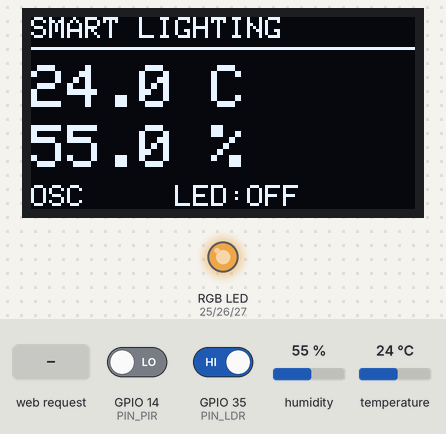
Recording of a sketch running on a simulated ESP32. On the bench: 128×64 one-colour display, an RGB LED mixed from three pins (HIGH = lit). The inputs (shaded band) are chosen by the test bench; at power-on: humidity 55 %, GPIO 14 (PIN_PIR) LOW, GPIO 35 (PIN_LDR) HIGH, temperature 24 °C. Dim RGB values are drawn brighter than linear; WiFi joins after 1.5 s; servers stay silent unless stated; what the sketch prints to the serial monitor is not drawn.

Above: at 3.6 s.
3.7 s: humidity set to 22 %
At 7.2 s:
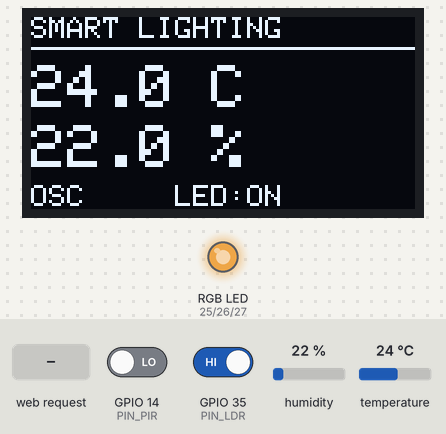
12.0 s: GPIO 14 (PIN_PIR) driven HIGH
At 13.4 s:
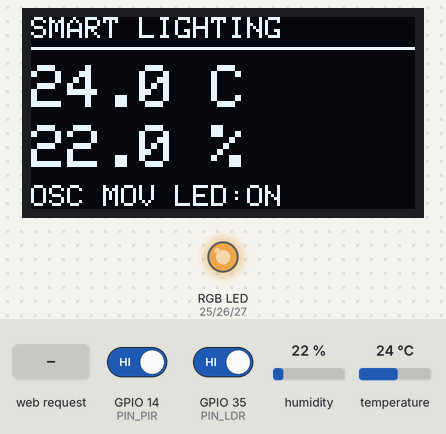
13.9 s: GPIO 35 (PIN_LDR) driven LOW
At 15.7 s:
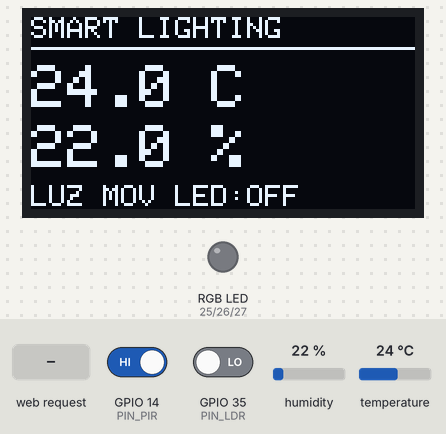
16.0 s: HTTP request GET /modo?m=fiesta received
At 16.75 s:
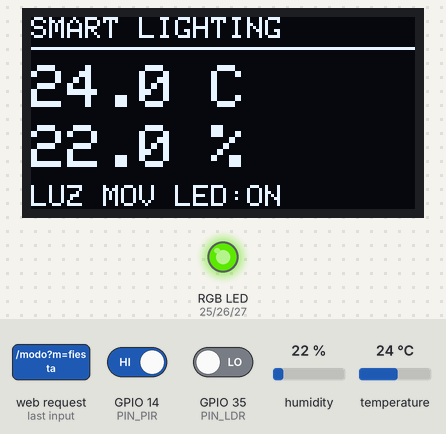
18.4 s: temperature set to 12 °C
At 20.61 s:
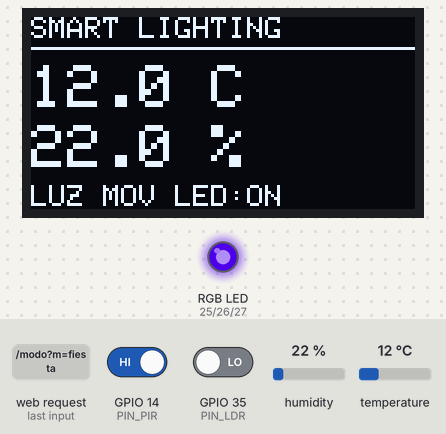
21.1 s: GPIO 14 (PIN_PIR) driven LOW
At 24.05 s:
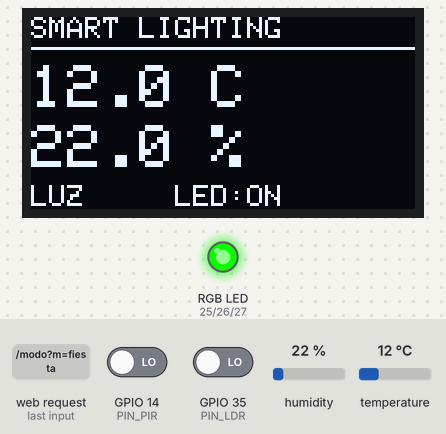
Timing chart, 0 to 44.6 s (numbered marks = the images above; inputs shaded):
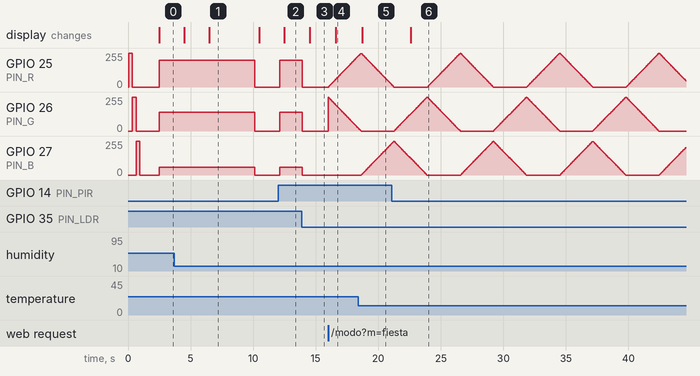

The sketch:

smart_lightingx2.ino
```cpp
#include <WiFi.h>
#include <WebServer.h>
#include <DHT.h>
#include <Wire.h>
#include <Adafruit_GFX.h>
#include <Adafruit_SSD1306.h>

#define PIN_DHT 13
#define OLED_W  128
#define OLED_H  64

DHT dht(PIN_DHT, DHT11);
Adafruit_SSD1306 oled(OLED_W, OLED_H, &Wire, -1);

const char* WIFI_SSID     = "Mega_2.4G_6017";
const char* WIFI_PASSWORD = "UPdtCbKK";

#define PIN_R   25
#define PIN_G   26
#define PIN_B   27
#define PIN_PIR 14
#define PIN_LDR 35

#define TIMEOUT_MS 10000

enum Modo { AUTO, FIESTA, OFF };

struct Estado {
  Modo    modo   = AUTO;
  uint8_t r=0, g=0, b=0;
  uint8_t brillo = 100;
  bool    ledOn  = false;
  float   temp   = 0;
  float   hum    = 0;
  unsigned long ultimoMovimiento = 0;
  unsigned long ultimaLectura    = 0;
  unsigned long ultimaDHT        = 0;
};

Estado estado;
WebServer server(80);

void setColor(uint8_t r, uint8_t g, uint8_t b) {
  ledcWrite(PIN_R, r * estado.brillo / 100);
  ledcWrite(PIN_G, g * estado.brillo / 100);
  ledcWrite(PIN_B, b * estado.brillo / 100);
  estado.r = r; estado.g = g; estado.b = b;
  estado.ledOn = (r || g || b);
}

void apagar() { setColor(0, 0, 0); }

void loopAuto() {
  unsigned long now = millis();
  if (now - estado.ultimaLectura < 200) return;
  estado.ultimaLectura = now;

  bool oscuro = digitalRead(PIN_LDR) == LOW;
  bool mov    = digitalRead(PIN_PIR) == HIGH;
  if (mov) estado.ultimoMovimiento = now;

  bool dentroDeTiempo = (now - estado.ultimoMovimiento < TIMEOUT_MS);

  if (!oscuro && dentroDeTiempo) {
    setColor(200, 140, 60);
  } else {
    apagar();
  }
}

void loopFiesta() {
  static uint8_t paso = 0;
  static unsigned long t = 0;
  if (millis() - t < 30) return;
  t = millis();
  uint8_t r, g, b;
  if (paso < 85)       { r=paso*3;        g=255-paso*3;  b=0; }
  else if (paso < 170) { uint8_t p=paso-85;  r=255-p*3; g=0;    b=p*3; }
  else                 { uint8_t p=paso-170; r=0;        g=p*3;  b=255-p*3; }
  setColor(r, g, b);
  paso++;
}

const char HTML[] PROGMEM = R"rawliteral(
<!DOCTYPE html><html lang="es"><head>
<meta charset="UTF-8"/>
<meta name="viewport" content="width=device-width,initial-scale=1"/>
<title>Smart Lighting</title>
<link href="https://fonts.googleapis.com/css2?family=Orbitron:wght@700;900&family=Rajdhani:wght@400;600&display=swap" rel="stylesheet"/>
<style>
:root{--bg:#080c14;--s:#0e1420;--a:#00d4ff;--a2:#7b2fff;--g:#2ed573;--d:#ff4757;--m:#5a6478;--brd:rgba(0,212,255,0.15)}
*{box-sizing:border-box;margin:0;padding:0}
body{font-family:'Rajdhani',sans-serif;background:var(--bg);color:#e8eaf0;min-height:100vh}
body::before{content:'';position:fixed;inset:0;background-image:linear-gradient(rgba(0,212,255,0.03) 1px,transparent 1px),linear-gradient(90deg,rgba(0,212,255,0.03) 1px,transparent 1px);background-size:40px 40px;pointer-events:none}
.wrap{position:relative;z-index:1;max-width:400px;margin:0 auto;padding:24px 16px 40px}
header{text-align:center;margin-bottom:24px}
.ring{width:72px;height:72px;margin:0 auto 14px;border-radius:50%;border:2px solid var(--a);display:flex;align-items:center;justify-content:center;font-size:28px;animation:pulse 3s ease-in-out infinite}
@keyframes pulse{0%,100%{box-shadow:0 0 20px rgba(0,212,255,0.3)}50%{box-shadow:0 0 40px rgba(0,212,255,0.6)}}
h1{font-family:'Orbitron',monospace;font-size:18px;letter-spacing:3px;background:linear-gradient(135deg,var(--a),var(--a2));-webkit-background-clip:text;-webkit-text-fill-color:transparent;background-clip:text}
.sub{font-size:11px;letter-spacing:2px;color:var(--m);margin-top:4px}
.chip{display:flex;align-items:center;justify-content:center;gap:6px;font-size:11px;color:var(--m);letter-spacing:1px;margin-bottom:18px}
.dot{width:7px;height:7px;border-radius:50%;background:var(--g);animation:blink 2s infinite}
@keyframes blink{0%,100%{opacity:1}50%{opacity:0.3}}
.card{background:var(--s);border:1px solid var(--brd);border-radius:14px;padding:18px;margin-bottom:18px;position:relative;overflow:hidden}
.card::before{content:'';position:absolute;top:0;left:0;right:0;height:2px;background:linear-gradient(90deg,var(--a),var(--a2))}
.row{display:flex;justify-content:space-between;align-items:center;padding:7px 0;border-bottom:1px solid rgba(255,255,255,0.05);font-size:14px}
.row:last-child{border:none;padding-bottom:0}
.lbl{font-size:11px;color:var(--m);letter-spacing:1px;text-transform:uppercase;font-weight:600}
.tag{display:inline-block;padding:3px 9px;border-radius:20px;font-size:11px;font-weight:700;letter-spacing:1px;text-transform:uppercase}
.ton{background:rgba(46,213,115,0.15);color:var(--g);border:1px solid rgba(46,213,115,0.3)}
.toff{background:rgba(255,71,87,0.15);color:var(--d);border:1px solid rgba(255,71,87,0.3)}
.tau{background:rgba(0,212,255,0.15);color:var(--a);border:1px solid rgba(0,212,255,0.3)}
.preview{width:100%;height:8px;border-radius:4px;margin-top:12px;border:1px solid rgba(255,255,255,0.1);transition:background .5s}
.sec{font-family:'Orbitron',monospace;font-size:10px;letter-spacing:3px;color:var(--m);text-transform:uppercase;margin-bottom:10px;display:flex;align-items:center;gap:8px}
.sec::after{content:'';flex:1;height:1px;background:var(--brd)}
.grid{display:grid;grid-template-columns:1fr 1fr;gap:10px;margin-bottom:10px}
.btn{background:var(--s);border:1px solid var(--brd);border-radius:12px;padding:14px;color:#e8eaf0;font-family:'Rajdhani',sans-serif;font-size:14px;font-weight:600;cursor:pointer;transition:all .2s;display:flex;flex-direction:column;align-items:center;gap:5px}
.btn .ic{font-size:22px}
.btn:hover{border-color:var(--a);background:#141c2e;transform:translateY(-2px)}
.btn.active{border-color:var(--a);background:rgba(0,212,255,0.08);color:var(--a)}
.btn.activef{border-color:var(--a2);background:rgba(123,47,255,0.1);color:var(--a2);animation:fb 1s infinite alternate}
@keyframes fb{from{border-color:var(--a2)}to{border-color:#ffd166}}
.boff{width:100%;background:rgba(255,71,87,0.08);border:1px solid rgba(255,71,87,0.3);border-radius:12px;padding:14px;color:var(--d);font-family:'Orbitron',monospace;font-size:12px;font-weight:700;letter-spacing:2px;cursor:pointer;transition:all .2s;margin-bottom:18px}
.boff:hover{background:rgba(255,71,87,0.18);transform:translateY(-1px)}
.boff.active{background:rgba(255,71,87,0.2)}
.panel{background:var(--s);border:1px solid var(--brd);border-radius:14px;padding:18px;margin-bottom:18px}
.srow{display:grid;grid-template-columns:26px 1fr 44px;align-items:center;gap:10px;margin-bottom:10px}
.slbl{font-family:'Orbitron',monospace;font-size:11px;font-weight:700}
.sval{font-family:'Orbitron',monospace;font-size:11px;color:var(--m);text-align:right}
input[type=range]{-webkit-appearance:none;width:100%;height:6px;border-radius:3px;outline:none;cursor:pointer}
input[type=range]::-webkit-slider-thumb{-webkit-appearance:none;width:17px;height:17px;border-radius:50%;background:#fff;box-shadow:0 2px 5px rgba(0,0,0,0.4)}
.apply{width:100%;margin-top:10px;padding:11px;background:linear-gradient(135deg,var(--a),var(--a2));border:none;border-radius:10px;color:#fff;font-family:'Orbitron',monospace;font-size:11px;font-weight:700;letter-spacing:2px;cursor:pointer;transition:all .2s}
.apply:hover{opacity:.85;transform:translateY(-1px)}
footer{text-align:center;margin-top:20px;padding-top:18px;border-top:1px solid var(--brd)}
.ft{font-family:'Orbitron',monospace;font-size:9px;letter-spacing:3px;color:var(--m);margin-bottom:8px}
.names{display:flex;flex-direction:column;gap:3px}
.name{font-size:12px;color:#3d4a5e;transition:color .2s}
.name:hover{color:var(--a)}
</style></head>
<body><div class="wrap">
<header>
  <div class="ring">💡</div>
  <h1>SMART LIGHTING</h1>
  <p class="sub">Sistema de Iluminación Inteligente</p>
</header>
<div class="chip"><div class="dot"></div><span>CONECTADO · ESP32 WROOM-32</span></div>
<div class="card">
  <div class="row"><span class="lbl">Modo</span><span id="st-modo"><span class="tag tau">AUTO</span></span></div>
  <div class="row"><span class="lbl">Temperatura</span><span id="st-temp">—</span></div>
  <div class="row"><span class="lbl">Humedad</span><span id="st-hum">—</span></div>
  <div class="row"><span class="lbl">Luz ambiente</span><span id="st-ldr">—</span></div>
  <div class="row"><span class="lbl">Movimiento PIR</span><span id="st-pir">—</span></div>
  <div class="row"><span class="lbl">LED</span><span id="st-led">—</span></div>
  <div class="preview" id="preview"></div>
</div>
<div class="sec">Modos</div>
<div class="grid">
  <button class="btn active" id="btn-auto" onclick="setModo('auto')"><span class="ic">🔄</span>Auto</button>
  <button class="btn" id="btn-fiesta" onclick="setModo('fiesta')"><span class="ic">🎉</span>Fiesta</button>
</div>
<button class="boff" id="btn-off" onclick="setModo('off')">⭕ APAGAR</button>
<div class="sec">Intensidad</div>
<div class="panel">
  <div class="srow">
    <span class="slbl" style="color:#ffd166">☀</span>
    <input type="range" id="sl-br" min="0" max="100" value="100"
           style="background:linear-gradient(90deg,#1a1a00,#ffd166)"
           oninput="document.getElementById('vbr').textContent=this.value+'%'"/>
    <span class="sval" id="vbr">100%</span>
  </div>
  <button class="apply" onclick="enviar('/brillo?v='+document.getElementById('sl-br').value)">▶ APLICAR</button>
</div>
<div class="sec">Color manual</div>
<div class="panel">
  <div class="srow">
    <span class="slbl" style="color:#ff6b6b">R</span>
    <input type="range" id="sl-r" min="0" max="255" value="255"
           style="background:linear-gradient(90deg,#1a0000,#ff6b6b)"
           oninput="document.getElementById('vr').textContent=this.value"/>
    <span class="sval" id="vr">255</span>
  </div>
  <div class="srow">
    <span class="slbl" style="color:#51cf66">G</span>
    <input type="range" id="sl-g" min="0" max="255" value="0"
           style="background:linear-gradient(90deg,#001a00,#51cf66)"
           oninput="document.getElementById('vg').textContent=this.value"/>
    <span class="sval" id="vg">0</span>
  </div>
  <div class="srow">
    <span class="slbl" style="color:#339af0">B</span>
    <input type="range" id="sl-b" min="0" max="255" value="0"
           style="background:linear-gradient(90deg,#00001a,#339af0)"
           oninput="document.getElementById('vb').textContent=this.value"/>
    <span class="sval" id="vb">0</span>
  </div>
  <button class="apply" onclick="aplicarColor()">▶ APLICAR COLOR</button>
</div>
<footer>
  <div class="ft">Integrantes del equipo</div>
  <div class="names">
    <span class="name">Luis Alejandro Alcocer Marín</span>
    <span class="name">Luis Antonio Padilla Mondragón</span>
    <span class="name">Juan Luis Ramírez Hernández</span>
    <span class="name">Uriel Everardo Sánchez Rangel</span>
  </div>
</footer>
</div>
<script>
async function enviar(url){
  await fetch(url);
  await new Promise(r=>setTimeout(r,250));
  await sync();
}
async function setModo(m){ await enviar('/modo?m='+m); }
async function aplicarColor(){
  const r=document.getElementById('sl-r').value;
  const g=document.getElementById('sl-g').value;
  const b=document.getElementById('sl-b').value;
  await enviar('/color?r='+r+'&g='+g+'&b='+b);
}
function marcaBotones(m){
  ['auto','fiesta','off'].forEach(id=>{
    const btn=document.getElementById('btn-'+id);
    if(!btn) return;
    btn.className=id==='off'?'boff':'btn';
    if(id===m){
      if(id==='off')         btn.classList.add('active');
      else if(id==='fiesta') btn.classList.add('activef');
      else                   btn.classList.add('active');
    }
  });
}
async function sync(){
  try{
    const d=await(await fetch('/status')).json();
    const ml={auto:'AUTO',fiesta:'FIESTA',off:'OFF'};
    const mc={auto:'tau',fiesta:'ton',off:'toff'};
    document.getElementById('st-modo').innerHTML='<span class="tag '+mc[d.modo]+'">'+ml[d.modo]+'</span>';
    document.getElementById('st-temp').innerHTML=
      '<span style="color:#ff6b6b;font-weight:700">🌡 '+d.temp.toFixed(1)+' °C</span>';
    document.getElementById('st-hum').innerHTML=
      '<span style="color:#339af0;font-weight:700">💧 '+d.hum.toFixed(1)+' %</span>';
    document.getElementById('st-ldr').innerHTML=d.oscuro
      ?'<span class="tag ton">🌙 Oscuro</span>'
      :'<span class="tag toff">☀️ Con luz</span>';
    document.getElementById('st-pir').innerHTML=d.pir
      ?'<span class="tag ton">🚶 DETECTADO</span>'
      :'<span class="tag toff">— Sin movimiento</span>';
    document.getElementById('st-led').innerHTML=d.led
      ?'<span class="tag ton">ENCENDIDO</span>'
      :'<span class="tag toff">APAGADO</span>';
    const f=d.brillo/100;
    document.getElementById('preview').style.background=
      'rgb('+Math.round(d.r*f)+','+Math.round(d.g*f)+','+Math.round(d.b*f)+')';
    document.getElementById('sl-br').value=d.brillo;
    document.getElementById('vbr').textContent=d.brillo+'%';
    marcaBotones(d.modo);
  }catch(e){}
}
sync();
setInterval(sync,2000);
</script>
</body></html>
)rawliteral";

void actualizarDHT() {
  unsigned long now = millis();
  if (now - estado.ultimaDHT < 2000) return;
  estado.ultimaDHT = now;

  float t = dht.readTemperature();
  float h = dht.readHumidity();
  if (!isnan(t)) estado.temp = t;
  if (!isnan(h)) estado.hum  = h;

  oled.clearDisplay();
  oled.setTextColor(SSD1306_WHITE);

  oled.setTextSize(1);
  oled.setCursor(0, 0);
  oled.println("SMART LIGHTING");
  oled.drawLine(0, 10, 127, 10, SSD1306_WHITE);

  oled.setTextSize(2);
  oled.setCursor(0, 16);
  oled.print(estado.temp, 1);
  oled.println(" C");

  oled.setCursor(0, 36);
  oled.print(estado.hum, 1);
  oled.println(" %");

  oled.setTextSize(1);
  oled.setCursor(0, 56);
  bool oscuro = digitalRead(PIN_LDR) != LOW;
  bool mov    = digitalRead(PIN_PIR) == HIGH;
  oled.print(oscuro ? "OSC " : "LUZ ");
  oled.print(mov    ? "MOV " : "    ");
  oled.print(estado.ledOn ? "LED:ON" : "LED:OFF");

  oled.display();
}


void handleRoot() { server.send_P(200, "text/html", HTML); }

void handleModo() {
  String m = server.arg("m");
  if      (m == "auto")   { estado.modo = AUTO; }
  else if (m == "fiesta") { estado.modo = FIESTA; }
  else if (m == "off")    { estado.modo = OFF; apagar(); }
  server.send(200, "text/plain", "ok");
}

void handleColor() {
  uint8_t r = constrain(server.arg("r").toInt(), 0, 255);
  uint8_t g = constrain(server.arg("g").toInt(), 0, 255);
  uint8_t b = constrain(server.arg("b").toInt(), 0, 255);
  estado.modo = OFF;
  setColor(r, g, b);
  server.send(200, "text/plain", "ok");
}

void handleBrillo() {
  estado.brillo = constrain(server.arg("v").toInt(), 0, 100);
  setColor(estado.r, estado.g, estado.b);
  server.send(200, "text/plain", "ok");
}

void handleStatus() {
  bool oscuro = digitalRead(PIN_LDR) != LOW;
  bool pir    = digitalRead(PIN_PIR) == HIGH;
  String modos[] = {"auto", "fiesta", "off"};
  String j = "{";
  j += "\"modo\":\"";   j += modos[estado.modo]; j += "\",";
  j += "\"oscuro\":";   j += oscuro ? "true" : "false"; j += ",";
  j += "\"pir\":";      j += pir    ? "true" : "false"; j += ",";
  j += "\"led\":";      j += estado.ledOn ? "true" : "false"; j += ",";
  j += "\"brillo\":";   j += estado.brillo; j += ",";
  j += "\"r\":";        j += estado.r; j += ",";
  j += "\"g\":";        j += estado.g; j += ",";
  j += "\"temp\":";     j += estado.temp; j += ",";
  j += "\"hum\":";      j += estado.hum;  j += ",";
  j += "\"b\":";        j += estado.b; j += "}";
  server.send(200, "application/json", j);
}

void setup() {
  Serial.begin(115200);

  dht.begin();
  Wire.begin();
  if (!oled.begin(SSD1306_SWITCHCAPVCC, 0x3C)) {
    Serial.println("OLED no encontrado");
  }
  oled.clearDisplay();
  oled.setTextColor(SSD1306_WHITE);
  oled.setTextSize(1);
  oled.setCursor(20, 28);
  oled.println("Iniciando...");
  oled.display();

  ledcAttach(PIN_R, 5000, 8);
  ledcAttach(PIN_G, 5000, 8);
  ledcAttach(PIN_B, 5000, 8);

  pinMode(PIN_PIR, INPUT);
  pinMode(PIN_LDR, INPUT);

  setColor(255, 0, 0); delay(300);
  setColor(0, 255, 0); delay(300);
  setColor(0, 0, 255); delay(300);
  apagar();

  WiFi.begin(WIFI_SSID, WIFI_PASSWORD);
  Serial.print("Conectando");
  while (WiFi.status() != WL_CONNECTED) { delay(500); Serial.print("."); }
  Serial.println("\nIP: " + WiFi.localIP().toString());

  server.on("/",       handleRoot);
  server.on("/modo",   handleModo);
  server.on("/color",  handleColor);
  server.on("/brillo", handleBrillo);
  server.on("/status", handleStatus);
  server.begin();
  Serial.println("Listo");
}

void loop() {
  server.handleClient();
  actualizarDHT();
  if      (estado.modo == AUTO)   loopAuto();
  else if (estado.modo == FIESTA) loopFiesta();
}
```

Measured:
- after the input at 3.7 s, the display: first differs from a run without the input after 2.8 s (image 1)
- after the input at 12.0 s, GPIO 25 (PIN_R): 0/255 → 199/255 after 0.11 s; GPIO 26 (PIN_G): 0/255 → 139/255 after 0.11 s; GPIO 27 (PIN_B): 0/255 → 60/255 after 0.11 s; the display: changes after 0.49 s (image 2)
- after the input at 13.9 s, GPIO 25 (PIN_R): 199/255 → 0/255 at once; GPIO 26 (PIN_G): 139/255 → 0/255 at once; GPIO 27 (PIN_B): 60/255 → 0/255 at once; the display: changes after 0.61 s (image 3)
- after the input at 16.0 s, GPIO 25 (PIN_R): moves from 0/255 to 233/255 over 2.4 s, starting at once; the display: changes after 0.60 s (image 4)
- after the input at 18.4 s, the display: changes after 0.31 s (image 5)
- after the input at 21.1 s, the display: changes after 1.5 s (image 6)
- what the display in image 1 shows lasts 4.0 s, from 6.5 s to 10.5 s
